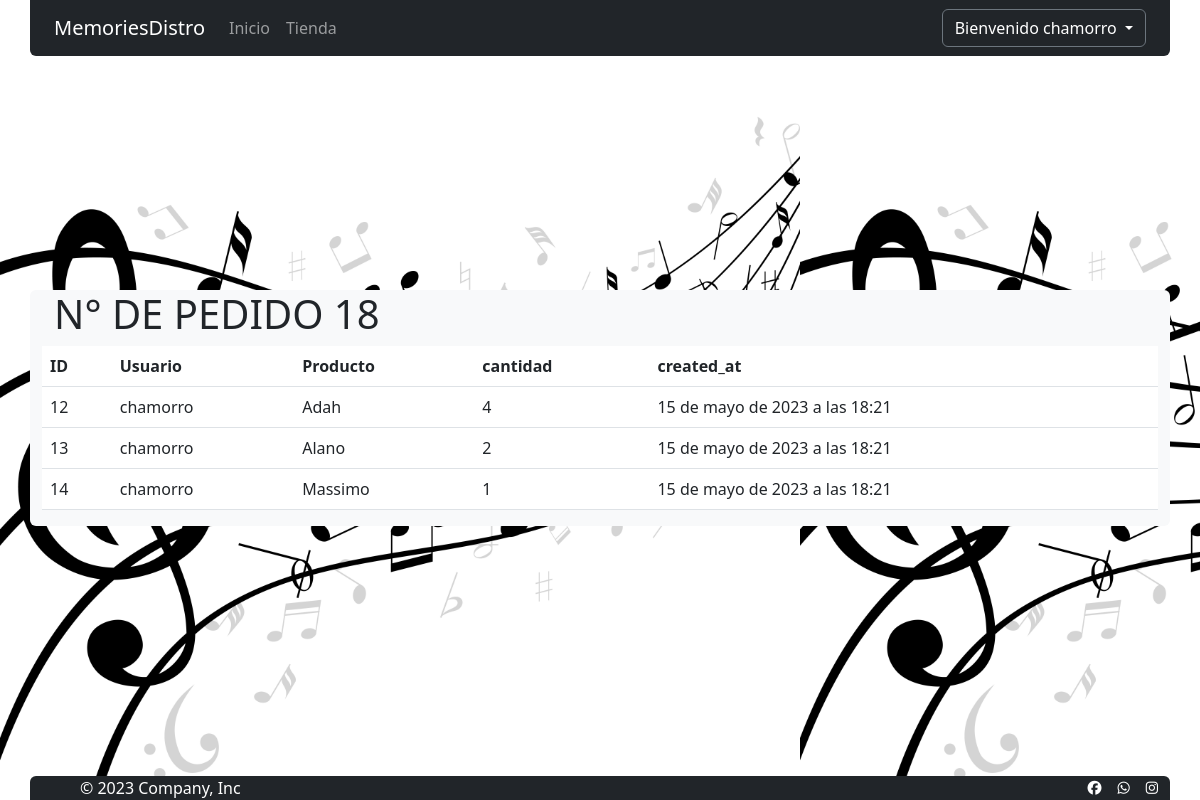
/administradores/listaLineaPedidos/18/ (signed in), run on the app's committed database.
### pedidos/models.py (models this page shows, shortened)
class LineaPedido(models.Model):
    user=models.ForeignKey(User,on_delete=models.CASCADE)
    producto=models.ForeignKey(Disco,on_delete=models.CASCADE)
    pedido=models.ForeignKey(Pedido,on_delete=models.CASCADE)
    cantidad=models.IntegerField(default=1)
    created_at=models.DateTimeField(auto_now_add=True)
    class Meta:
        db_table='lineapedido'
        verbose_name='Linea Pedido'
        verbose_name_plural='Lineas Pedidos'
        ordering=['id']

### tienda/models.py (models this page shows)
class Disco(models.Model):
    nombre=models.CharField(max_length=50)
    nombreAlbum=models.CharField(max_length=50)
    artista=models.CharField(max_length=50,null=True)
    precio=models.IntegerField()
    vendidos=models.IntegerField(default=0)
    stock=models.IntegerField(default=1)
    annopublicacion=models.DateField()
    imagen=models.ImageField(upload_to='imgDiscos', null=True,blank=True)
    formatos=models.ForeignKey(FormatoDisco, on_delete=models.CASCADE)
    oferta=models.BooleanField(default=True)
    created=models.DateField(auto_now_add=True)
    updated=models.DateField(auto_now_add=True)
    class Meta:
        verbose_name="Disco"
        verbose_name_plural="Discos"
    def __str__(self)  :
        return self.nombre

### administradores/views.py (the view)
# urls.py: path('listaLineaPedidos/<str:linea_pedido>/', listaLineaPedidos, name="listaLineaPedidos"),
@login_required(login_url='Home')
def listaLineaPedidos(request,linea_pedido):
    for grupo in request.user.groups.all():
        if grupo.name == 'admins':
            LineaPedidos=LineaPedido.objects.filter(pedido_id=int(linea_pedido))
            return render(request,'LineaPedidos.html',{"LPedido":LineaPedidos,"linea_pedido":int(linea_pedido)})
    return redirect('Home')

### carro/context_processor.py (called while the page is built)
def importe_total_carro(request):
    carro = Carro(request)
    total=0
    if request.user.is_authenticated:
        for key,value in request.session["carro"].items():
            total=total+(float(value["precio"]))
    else:
       total="Debes hacer login"
    return {"importe_total_carro":total}

### administradores/templates/LineaPedidos.html (shortened to what this page needs)
{% extends "base.html" %}
{% load static %}
{% block styles %}
<link href="{% static 'administradores/css/style.css' %}" rel="stylesheet" type="text/css">
{% endblock styles %}
{% block contenido %}
<div class="container">
    <div class="row">
        <h1>N° DE PEDIDO {{ linea_pedido }}</h1>
        <table class="table table-responsive">
            <thead>
                <tr>
                    <th>ID</th>
                    <th>Usuario</th>
                    <th>Producto</th>
                    <th>cantidad</th>
                    <th>created_at</th>
                </tr>
            </thead>
            {% for pedido in LPedido %}
            <tbody>
                <tr>
                    <td>{{ pedido.id }}</td>
                    <td>{{ pedido.user }}</td>
                    <td>{{ pedido.producto }}</td>
                    <td>{{ pedido.cantidad }}</td>
                    <td>{{ pedido.created_at }}</td>
                </tr>
            </tbody>
            {% endfor %}
        </table>
    </div>
</div>
{% endblock %}

### inicio/templates/navbar.html (shortened to what this page needs)
<nav class="navbar navbar-expand-lg navbar-dark bg-dark" aria-label="Eighth navbar example">
  <div class="container">
      <a class="navbar-brand" href="{% url 'Home' %}">MemoriesDistro</a>
      <div class="collapse navbar-collapse" id="navbarsExample07">
          <ul class="navbar-nav me-auto mb-2 mb-lg-0">
              <li class="nav-item">
                  {% if  request.get_full_path  == '/' %}
                  <a class="nav-link active" aria-current="page" href="{% url 'Home' %}">Inicio</a>
                  {% else %}
                  <a class="nav-link" href="{% url 'Home' %}">Inicio</a>
                  {% endif %}
              </li>
              <li class="nav-item">
                  {% if  request.get_full_path  == '/tienda/' or '/tienda/formato/1/' == request.get_full_path or  '/tienda/formato/2/' == request.get_full_path or '/tienda/formato/3/' == request.get_full_path or  '/tienda/formato/4/' == request.get_full_path %}
                  <a class="nav-link active" aria-current="page" href="{% url 'Tienda' %}">Tienda</a>
                  {% else %}
                  <a class="nav-link" href="{% url 'Tienda' %}">Tienda</a>
                  {% endif %}
              </li>
          </ul>
          {% if request.user.is_authenticated %}
          <div class="dropdown ml-auto">
              <button class="btn btn-secondary bg-dark text-white dropdown-toggle" type="button"
                  data-bs-toggle="dropdown" aria-expanded="false">
                  Bienvenido {{ user.username }}
              </button>
          </div>
          {% else %}
          <a class="nav-link text-white " href="{% url 'Registro' %}">&nbsp; Crear Cuenta</a>
          <a class="nav-link text-white " href="{% url 'Login' %}">&nbsp; Iniciar Sesión</a>
          {% endif %}
      </div>
  </div>
</nav>

### inicio/static/css/style.css (style rules this page uses)
html { height: 100%; }
body { display: flex; flex-direction: column; justify-content:space-between; background-image: url("background.jpg"); background-size: contain; background-repeat: repeat; width:100%; height: 100vh; }

### data on the page
LineaPedido: id "12", user "chamorro", producto "Adah", cantidad "4", created_at "15 de mayo de 2023 a las 18:21"
LineaPedido: id "13", user "chamorro", producto "Alano", cantidad "2", created_at "15 de mayo de 2023 a las 18:21"
LineaPedido: id "14", user "chamorro", producto "Massimo", cantidad "1", created_at "15 de mayo de 2023 a las 18:21"

### other printed values
{{ user.username }} "chamorro"
{{ linea_pedido }} "18"
